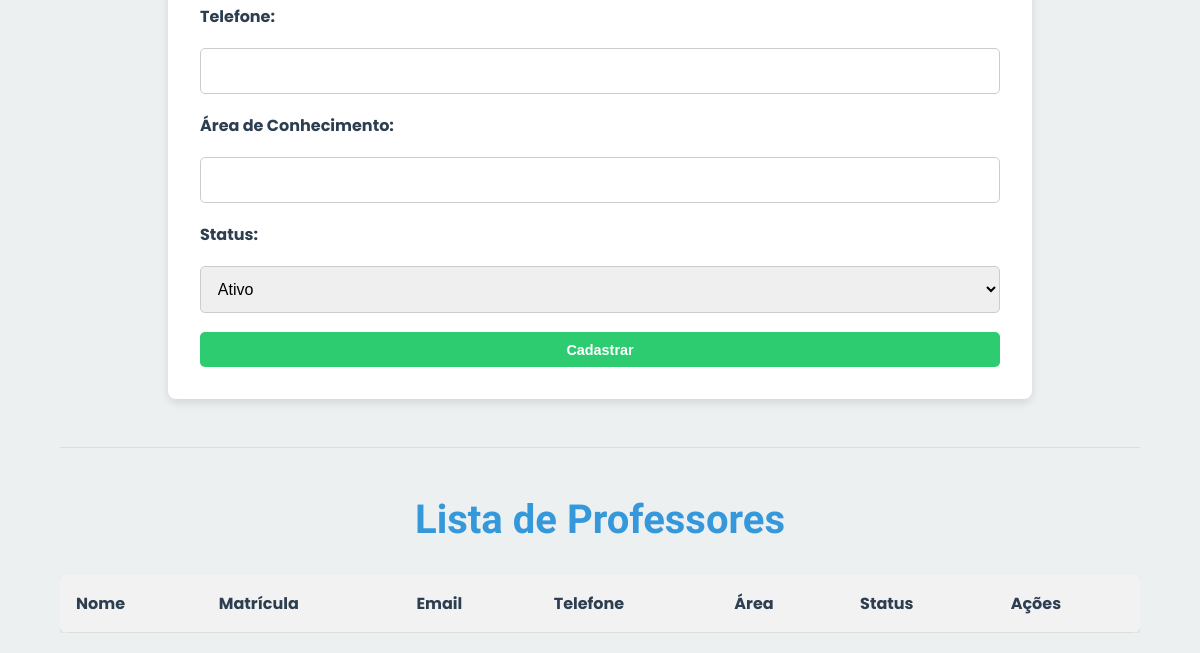
Page /professores.php (signed in, lower part) on the earlier database version.
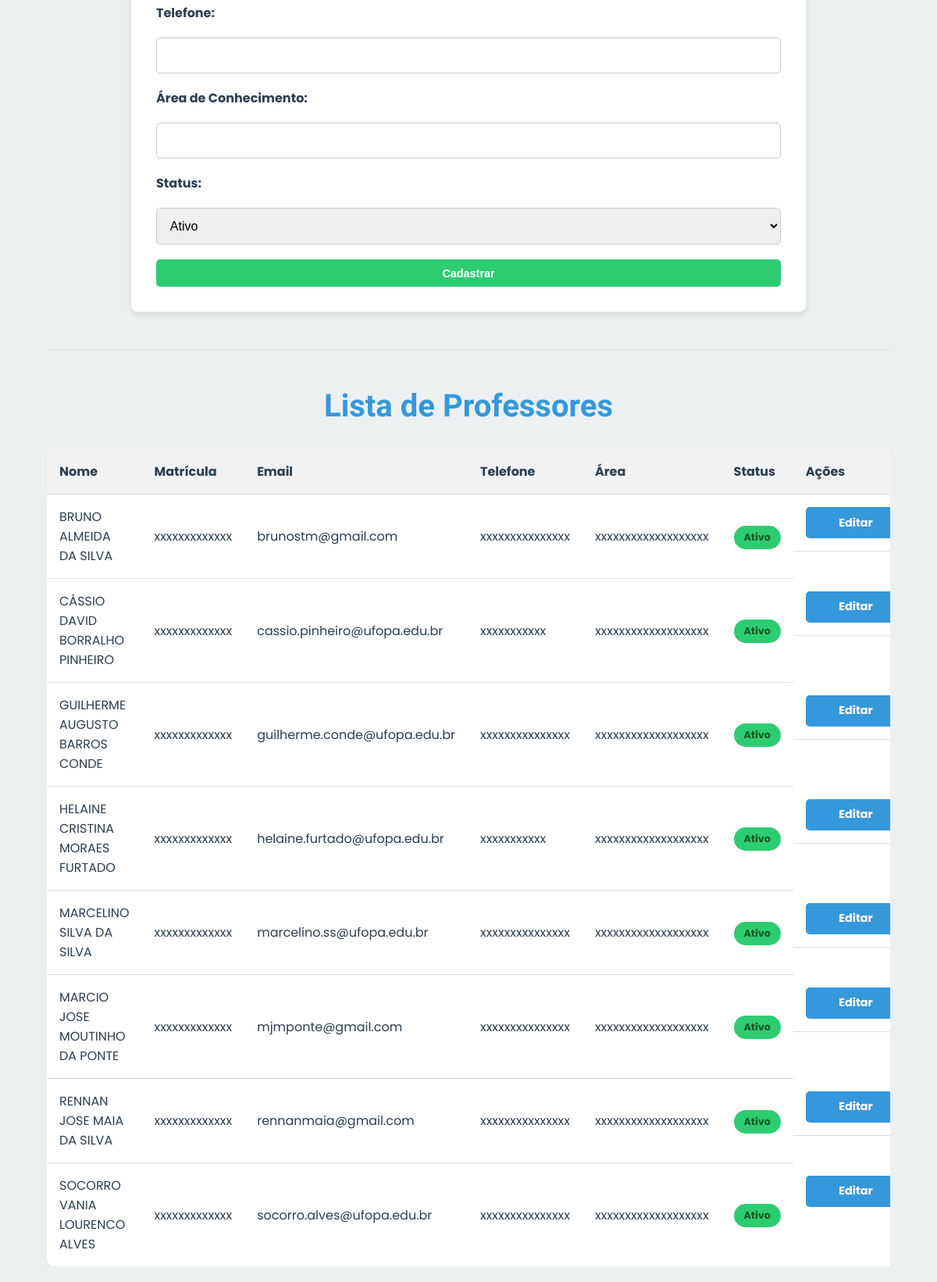
Same page on the later database version.
### tables this page shows
CREATE TABLE `professores` (
  `id` int(11) NOT NULL,
  `nome` varchar(100) NOT NULL,
  `email` varchar(100) NOT NULL,
  `telefone` varchar(20) NOT NULL,
  `matricula` varchar(255) NOT NULL,
  `area_conhecimento` varchar(100) DEFAULT NULL,
  `status` enum('ativo','inativo') NOT NULL DEFAULT 'ativo'
);

### professores.php (the view, shortened to what this page needs)
<?php
require_once "db.php";
$editando = false;
$prof_edit = null;
$profs = $conexao->query("SELECT * FROM professores ORDER BY nome")->fetchAll(PDO::FETCH_ASSOC);
?>
<!DOCTYPE html>
<html lang="pt-br">
<head>
  <link rel="stylesheet" href="css/style.css">
  <link rel="stylesheet" href="https://cdnjs.cloudflare.com/ajax/libs/font-awesome/6.4.0/css/all.min.css">
</head>
<body>
  <div class="container">
    <form method="POST" class="card">
      <label>Telefone:</label>
      <input type="text" name="telefone" value="<?= $prof_edit['telefone'] ?? '' ?>">
      <label>Área de Conhecimento:</label>
      <input type="text" name="area_conhecimento" value="<?= $prof_edit['area_conhecimento'] ?? '' ?>">
      <label>Status:</label>
      <select name="status" required>
        <option value="ativo" <?= (($prof_edit['status'] ?? 'ativo') === 'ativo') ? "selected" : "" ?>>Ativo</option>
      </select>
      <button type="submit" class="btn"><?= $editando ? "Atualizar" : "Cadastrar" ?></button>
    </form>
    <hr>
    <h2>Lista de Professores</h2>
    <div class="table-container">
        <table>
          <tr>
            <th>Nome</th>
            <th>Matrícula</th>
            <th>Email</th>
            <th>Telefone</th>
            <th>Área</th>
            <th>Status</th>
            <th>Ações</th>
          </tr>
          <?php foreach ($profs as $p): ?>
            <tr>
              <td><?= htmlspecialchars($p['nome']) ?></td>
              <td><?= htmlspecialchars($p['matricula'] ?? '') ?></td>
              <td><?= htmlspecialchars($p['email']) ?></td>
              <td><?= htmlspecialchars($p['telefone'] ?? '') ?></td>
              <td><?= htmlspecialchars($p['area_conhecimento'] ?? '') ?></td>
              <td>
                <span class="alert <?= $p['status'] === 'ativo' ? 'success' : '' ?>">
                  <?= ucfirst($p['status']) ?>
                </span>
              </td>
              <td>
                <a href="?editar=<?= $p['id'] ?>" class="btn">Editar</a>
              </td>
            </tr>
          <?php endforeach; ?>
        </table>
    </div>
  </div>
</body>
</html>

Differences in the rows shown:
added professores: nome "BRUNO ALMEIDA DA SILVA", matricula "xxxxxxxxxxxxx", email "brunostm@gmail.com", telefone "xxxxxxxxxxxxxxx", area_conhecimento "xxxxxxxxxxxxxxxxxxx", status "Ativo"
added professores: nome "CÁSSIO DAVID BORRALHO PINHEIRO", matricula "xxxxxxxxxxxxx", email "cassio.pinheiro@ufopa.edu.br", telefone "xxxxxxxxxxx", area_conhecimento "xxxxxxxxxxxxxxxxxxx", status "Ativo"
added professores: nome "GUILHERME AUGUSTO BARROS CONDE", matricula "xxxxxxxxxxxxx", email "guilherme.conde@ufopa.edu.br", telefone "xxxxxxxxxxxxxxx", area_conhecimento "xxxxxxxxxxxxxxxxxxx", status "Ativo"
added professores: nome "HELAINE CRISTINA MORAES FURTADO", matricula "xxxxxxxxxxxxx", email "helaine.furtado@ufopa.edu.br", telefone "xxxxxxxxxxx", area_conhecimento "xxxxxxxxxxxxxxxxxxx", status "Ativo"
added professores: nome "MARCELINO SILVA DA SILVA", matricula "xxxxxxxxxxxxx", email "marcelino.ss@ufopa.edu.br", telefone "xxxxxxxxxxxxxxx", area_conhecimento "xxxxxxxxxxxxxxxxxxx", status "Ativo"
added professores: nome "MARCIO JOSE MOUTINHO DA PONTE", matricula "xxxxxxxxxxxxx", email "mjmponte@gmail.com", telefone "xxxxxxxxxxxxxxx", area_conhecimento "xxxxxxxxxxxxxxxxxxx", status "Ativo"
added professores: nome "RENNAN JOSE MAIA DA SILVA", matricula "xxxxxxxxxxxxx", email "rennanmaia@gmail.com", telefone "xxxxxxxxxxxxxxx", area_conhecimento "xxxxxxxxxxxxxxxxxxx", status "Ativo"
added professores: nome "SOCORRO VANIA LOURENCO ALVES", matricula "xxxxxxxxxxxxx", email "socorro.alves@ufopa.edu.br", telefone "xxxxxxxxxxxxxxx", area_conhecimento "xxxxxxxxxxxxxxxxxxx", status "Ativo"
